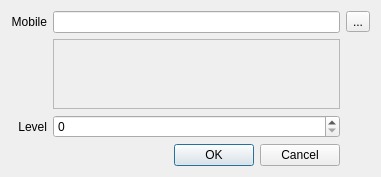
<?xml version="1.0" encoding="UTF-8"?>
<ui version="4.0">
 <class>NewLairMobile</class>
 <widget class="QDialog" name="NewLairMobile">
  <property name="geometry">
   <rect>
    <x>0</x>
    <y>0</y>
    <width>381</width>
    <height>172</height>
   </rect>
  </property>
  <property name="windowTitle">
   <string>New Mobile</string>
  </property>
  <layout class="QGridLayout" name="gridLayout">
   <item row="0" column="0">
    <widget class="QLabel" name="label">
     <property name="text">
      <string>Mobile</string>
     </property>
     <property name="alignment">
      <set>Qt::AlignRight|Qt::AlignTrailing|Qt::AlignVCenter</set>
     </property>
    </widget>
   </item>
   <item row="0" column="1">
    <widget class="QLineEdit" name="lineEdit_mobile"/>
   </item>
   <item row="2" column="0">
    <widget class="QLabel" name="label_2">
     <property name="text">
      <string>Level</string>
     </property>
     <property name="alignment">
      <set>Qt::AlignRight|Qt::AlignTrailing|Qt::AlignVCenter</set>
     </property>
    </widget>
   </item>
   <item row="2" column="1">
    <widget class="QSpinBox" name="spinBox_level">
     <property name="maximum">
      <number>50000</number>
     </property>
    </widget>
   </item>
   <item row="3" column="0" colspan="2">
    <widget class="QDialogButtonBox" name="buttonBox">
     <property name="orientation">
      <enum>Qt::Horizontal</enum>
     </property>
     <property name="standardButtons">
      <set>QDialogButtonBox::Cancel|QDialogButtonBox::Ok</set>
     </property>
    </widget>
   </item>
   <item row="0" column="2">
    <widget class="QToolButton" name="toolButton">
     <property name="text">
      <string>...</string>
     </property>
    </widget>
   </item>
   <item row="1" column="1">
    <widget class="QListWidget" name="listWidget">
     <property name="enabled">
      <bool>false</bool>
     </property>
    </widget>
   </item>
  </layout>
 </widget>
 <resources/>
 <connections>
  <connection>
   <sender>buttonBox</sender>
   <signal>accepted()</signal>
   <receiver>NewLairMobile</receiver>
   <slot>accept()</slot>
   <hints>
    <hint type="sourcelabel">
     <x>248</x>
     <y>254</y>
    </hint>
    <hint type="destinationlabel">
     <x>157</x>
     <y>274</y>
    </hint>
   </hints>
  </connection>
  <connection>
   <sender>buttonBox</sender>
   <signal>rejected()</signal>
   <receiver>NewLairMobile</receiver>
   <slot>reject()</slot>
   <hints>
    <hint type="sourcelabel">
     <x>316</x>
     <y>260</y>
    </hint>
    <hint type="destinationlabel">
     <x>286</x>
     <y>274</y>
    </hint>
   </hints>
  </connection>
 </connections>
</ui>
